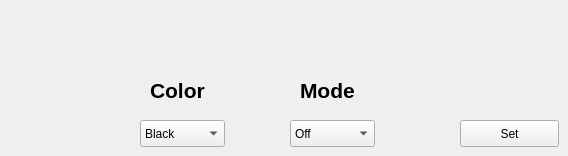
       <widget class="QWidget" name="led_indicator">
        <attribute name="title">
         <string>Led Indicator</string>
        </attribute>
        <widget class="QComboBox" name="comboBox_Led_Color">
         <property name="geometry">
          <rect>
           <x>140</x>
           <y>120</y>
           <width>85</width>
           <height>27</height>
          </rect>
         </property>
         <item>
          <property name="text">
           <string>Black</string>
          </property>
         </item>
         <item>
          <property name="text">
           <string>Red</string>
          </property>
         </item>
         <item>
          <property name="text">
           <string>Yellow</string>
          </property>
         </item>
         <item>
          <property name="text">
           <string>Cyan</string>
          </property>
         </item>
         <item>
          <property name="text">
           <string>Green</string>
          </property>
         </item>
         <item>
          <property name="text">
           <string>White</string>
          </property>
         </item>
        </widget>
        <widget class="QLabel" name="label_33">
         <property name="geometry">
          <rect>
           <x>150</x>
           <y>70</y>
           <width>61</width>
           <height>41</height>
          </rect>
         </property>
         <property name="font">
          <font>
           <pointsize>16</pointsize>
           <weight>75</weight>
           <bold>true</bold>
          </font>
         </property>
         <property name="text">
          <string>Color</string>
         </property>
        </widget>
        <widget class="QComboBox" name="comboBox_Led_Mode">
         <property name="geometry">
          <rect>
           <x>290</x>
           <y>120</y>
           <width>85</width>
           <height>27</height>
          </rect>
         </property>
         <item>
          <property name="text">
           <string>Off</string>
          </property>
         </item>
         <item>
          <property name="text">
           <string>Blink</string>
          </property>
         </item>
         <item>
          <property name="text">
           <string>On</string>
          </property>
         </item>
         <item>
          <property name="text">
           <string>Rainbow</string>
          </property>
         </item>
        </widget>
        <widget class="QLabel" name="label_34">
         <property name="geometry">
          <rect>
           <x>300</x>
           <y>70</y>
           <width>61</width>
           <height>41</height>
          </rect>
         </property>
         <property name="font">
          <font>
           <pointsize>16</pointsize>
           <weight>75</weight>
           <bold>true</bold>
          </font>
         </property>
         <property name="text">
          <string>Mode</string>
         </property>
        </widget>
        <widget class="QPushButton" name="pushButton_Led_Set">
         <property name="geometry">
          <rect>
           <x>460</x>
           <y>120</y>
           <width>99</width>
           <height>27</height>
          </rect>
         </property>
         <property name="text">
          <string>Set</string>
         </property>
        </widget>
       </widget>
